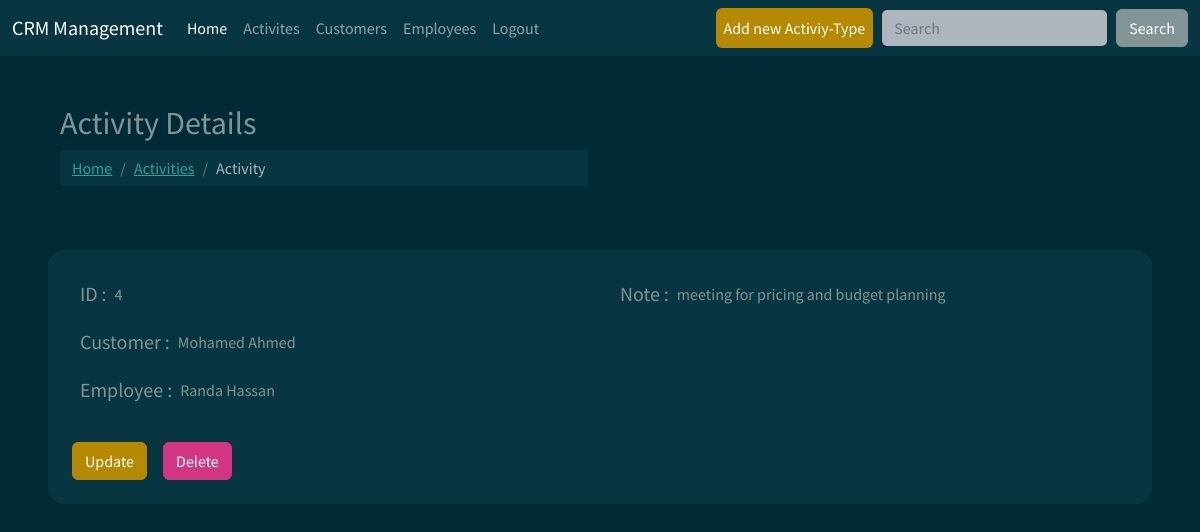
Screenshot of /activity/4 (signed in) with the database file from the repository.
### webapp/models.py (models this page shows, shortened)
class Activity(models.Model):
    customer = models.ForeignKey(Customer,on_delete=models.CASCADE)
    employee = models.ForeignKey(Employee,on_delete=models.CASCADE)
    activity_type = models.ForeignKey(Activity_type,on_delete=models.CASCADE)
    note = models.TextField(default="")

class Customer(models.Model):
    class Status(models.TextChoices):
        ACTIVE = 'A','Active'
        UNACTIVE = 'UA','Un Active'
    first_name = models.CharField(max_length=200)
    last_name = models.CharField(max_length=200)
    email = models.CharField(max_length=200)
    phone = models.IntegerField()
    company = models.CharField(max_length=300)
    status = models.CharField(max_length=2,choices=Status.choices , default=Status.ACTIVE)

class Employee(models.Model):
    full_name = models.CharField(max_length=300)
    email = models.CharField(max_length=200)
    phone = models.IntegerField()

### webapp/views.py (the view)
# urls.py: path('activity/<int:activity_id>',views.get_activity,name="activity"),
@login_required(login_url='login')
def get_activity(request, activity_id):
    try :
        activity = Activity.objects.get(id=activity_id)
        return render(request,'webapp/activity.html',{'activity':activity})
    except :
        raise(HttpResponseNotFound())

### templates/webapp/activity.html
{% extends 'base.html' %}
{% block content %}
<div class="row m-5">
    <div class="col-lg-6">
        <h2 id="nav-breadcrumbs">Activity Details</h2>
        <div class="bs-component">
            <ol class="breadcrumb">
                <li class="breadcrumb-item"><a href="/">Home</a></li>
                <li class="breadcrumb-item"><a href="{% url 'activities' %}">Activities</a></li>
                <li class="breadcrumb-item active">Activity</li>
            </ol>
        </div>
    </div>
</div>
<div class="m-5 p-4 bg-dark rounded-4">
    <div class="row">
        <div class="col-lg-6">
            <div class="d-flex gap-2 m-2">
                <h3 class="blod fs-5">ID :</h3>
                <p>{{activity.id}}</p>
            </div>
            <div class="d-flex gap-2 m-2">
                <h3 class="blod fs-5">Customer :</h3>
                <p>{{activity.customer.first_name}} {{activity.customer.last_name}}</p>
            </div>
            <div class="d-flex gap-2 m-2">
                <h3 class="blod fs-5">Employee :</h3>
                <p>{{activity.employee.full_name}}</p>
            </div>
        </div>
        <div class="col-lg-6">
            <div class="d-flex gap-2 m-2">
                <h3 class="blod fs-5">Note :</h3>
                <p>{{activity.note}}</p>
            </div>
        </div>
    </div>
    <div class="d-flex gap-3 mt-3">
        <a href="{% url 'update_activity' activity.id %}" class="btn btn-primary ">Update</a>
        <a href="{% url 'delete_activity' activity.id %}" class="btn btn-danger ">Delete</a>
    </div>
</div>
{% endblock %}

### rows the page displays
Activity: id "4", customer.first_name "Mohamed", customer.last_name "Ahmed", employee.full_name "Randa Hassan", note "meeting for pricing and budget planning"
